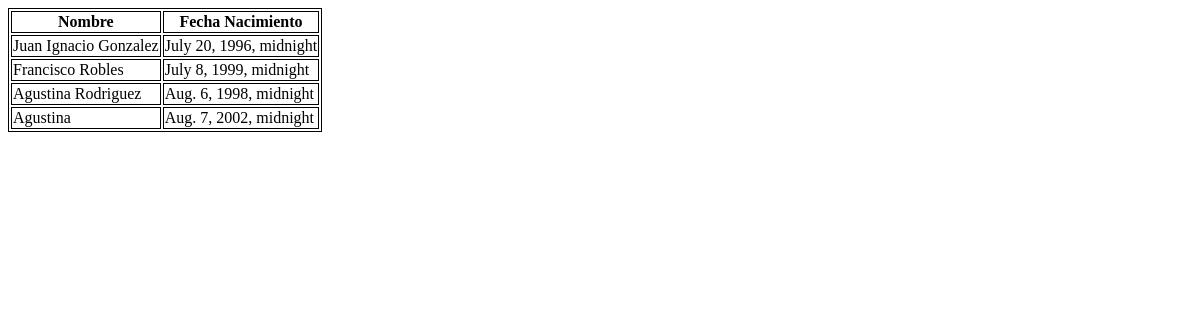
The app's page /persona/, older data.
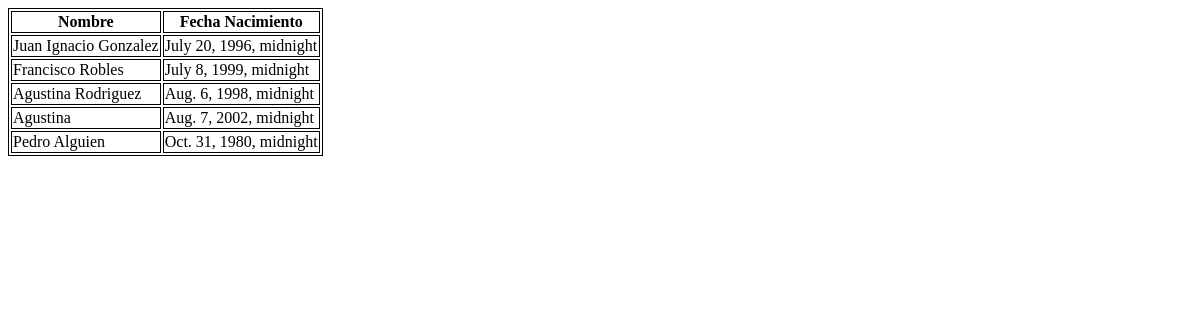
The same page, newer data.
### polls/models.py (models this page shows, shortened)
class Persona(models.Model):
    nombre = models.CharField(max_length=100)
    fechadenacimiento = models.DateTimeField('Fecha de Nacimiento')

### polls/views.py (the view)
# urls.py: path('persona/', views.ver_persona, name='Personas'),
def ver_persona(request):
    persona_list = Persona.objects.all()
    template = loader.get_template('polls/persona.html')
    context = {
        'persona_list': persona_list,
    }
    return HttpResponse(template.render(context, request))

### polls/templates/polls/persona.html (shortened to what this page needs)
<!DOCTYPE html>
<html>
<table>
    <tr>
      <th>Nombre</th>
      <th>Fecha Nacimiento</th>
    </tr>
    {% if persona_list %}
        {% for persona in persona_list %}
            <tr>
            <td>{{ persona.nombre }}</td>
            <td>{{ persona.fechadenacimiento }}</td>
            </tr>
        {% endfor %}
    {% else %}
        <p>No polls are available.</p>
    {% endif %}
  </table>

Row changes from the older to the newer data that the page shows:
added Persona: nombre "Pedro Alguien", fechadenacimiento "Oct. 31, 1980, midnight"
